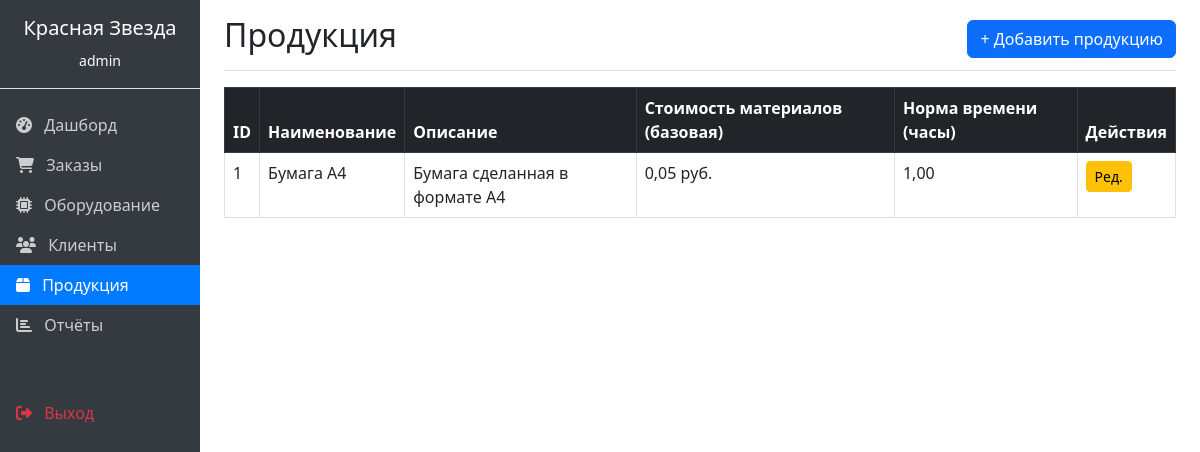
Screenshot of /products/ (signed in) with the database file from the repository.
### orders/models.py (models this page shows, shortened)
class Product(models.Model):
    name = models.CharField(max_length=150, verbose_name="Наименование продукции")
    description = models.TextField(blank=True, verbose_name="Описание")
    base_material_cost = models.DecimalField(max_digits=10, decimal_places=2, default=0, verbose_name="Базовая стоимость материалов")
    base_time_norm_hours = models.DecimalField(max_digits=8, decimal_places=2, default=1, verbose_name="Норма времени (часы)")
    class Meta:
        verbose_name = "Продукция"
        verbose_name_plural = "Продукция"

### orders/views.py (the view)
# urls.py: path('products/', views.product_list, name='product_list'),
@login_required
def product_list(request):
    products = Product.objects.all()
    return render(request, 'orders/product_list.html', {'products': products})

### orders/templates/orders/product_list.html
{% extends 'orders/base.html' %}
{% block content %}
<div class="d-flex justify-content-between flex-wrap flex-md-nowrap align-items-center pt-3 pb-2 mb-3 border-bottom">
    <h1 class="h2">Продукция</h1>
    <a href="{% url 'product_create' %}" class="btn btn-primary">+ Добавить продукцию</a>
</div>
<table class="table table-bordered">
    <thead class="table-dark">
        <tr><th>ID</th><th>Наименование</th><th>Описание</th><th>Стоимость материалов (базовая)</th><th>Норма времени (часы)</th><th>Действия</th></tr>
    </thead>
    <tbody>
        {% for product in products %}
        <tr>
            <td>{{ product.id }}</td>
            <td>{{ product.name }}</td>
            <td>{{ product.description|truncatechars:50|default:"-" }}</td>
            <td>{{ product.base_material_cost }} руб.</td>
            <td>{{ product.base_time_norm_hours }}</td>
            <td>
                <a href="{% url 'product_edit' product.id %}" class="btn btn-sm btn-warning">Ред.</a>
            </td>
        </tr>
        {% empty %}
        <tr><td colspan="6" class="text-center">Нет продукции</td></tr>
        {% endfor %}
    </tbody>
</table>
{% endblock %}

### orders/templates/orders/base.html (shortened to what this page needs)
<!DOCTYPE html>
<html lang="ru">
<head>
    <link href="https://cdn.jsdelivr.net/npm/bootstrap@5.3.0/dist/css/bootstrap.min.css" rel="stylesheet">
    <link rel="stylesheet" href="https://cdnjs.cloudflare.com/ajax/libs/font-awesome/6.4.0/css/all.min.css">
</head>
<body>
    <div class="container-fluid">
        <div class="row">
            <nav class="col-md-2 d-md-block sidebar p-0">
                <div class="position-sticky">
                    <div class="p-3 text-white text-center border-bottom">
                        <h5>Красная Звезда</h5>
                        <small>{{ user.username }}</small>
                    </div>
                    <ul class="nav flex-column mt-3">
                        <li class="nav-item">
                            <a class="nav-link {% if request.resolver_match.url_name == 'dashboard' %}active{% endif %}" href="{% url 'dashboard' %}">
                                <i class="fas fa-tachometer-alt me-2"></i> Дашборд
                            </a>
                        </li>
                        <li class="nav-item">
                            <a class="nav-link {% if 'order' in request.resolver_match.url_name %}active{% endif %}" href="{% url 'order_list' %}">
                                <i class="fas fa-shopping-cart me-2"></i> Заказы
                            </a>
                        </li>
                        <li class="nav-item">
                            <a class="nav-link {% if 'equipment' in request.resolver_match.url_name %}active{% endif %}" href="{% url 'equipment_list' %}">
                                <i class="fas fa-microchip me-2"></i> Оборудование
                            </a>
                        </li>
                        <li class="nav-item">
                            <a class="nav-link {% if 'client' in request.resolver_match.url_name %}active{% endif %}" href="{% url 'client_list' %}">
                                <i class="fas fa-users me-2"></i> Клиенты
                            </a>
                        </li>
                        <li class="nav-item">
                            <a class="nav-link {% if 'product' in request.resolver_match.url_name %}active{% endif %}" href="{% url 'product_list' %}">
                                <i class="fas fa-box me-2"></i> Продукция
                            </a>
                        </li>
                        <li class="nav-item">
                            <a class="nav-link {% if 'report' in request.resolver_match.url_name %}active{% endif %}" href="{% url 'report' %}">
                                <i class="fas fa-chart-bar me-2"></i> Отчёты
                            </a>
                        </li>
                        <li class="nav-item mt-5">
                            <a class="nav-link text-danger" href="{% url 'logout' %}">
                                <i class="fas fa-sign-out-alt me-2"></i> Выход
                            </a>
                        </li>
                    </ul>
                </div>
            </nav>
            <main class="col-md-10 ms-sm-auto px-md-4">
                {% block content %}
                {% endblock %}
            </main>
        </div>
    </div>
</body>
</html>

### orders/templates/orders/base.html (style rules this page uses)
.sidebar { min-height: 100vh; background-color: #343a40; }
.sidebar .nav-link { color: rgba(255,255,255,.75); }
.sidebar .nav-link.active { color: white; background-color: #007bff; }

### rows the page displays
Product: id "1", name "Бумага A4", description "Бумага сделанная в формате A4", base_material_cost "0,05", base_time_norm_hours "1,00"

### other values shown
{{ user.username }} "admin"
